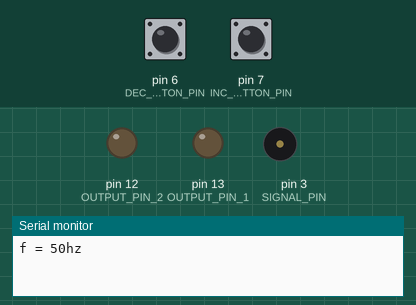
Simulated run of this sketch. Board: Arduino Uno, built with avr-gcc and run on an emulated ATmega328P. On the bench: output pins drawn as LEDs (lit = HIGH), buzzer (waves = sounding), the last lines printed to the serial monitor. The inputs (shaded band) are chosen by the test bench; at power-on: pin 7 (INC_BUTTON_PIN) HIGH, pin 6 (DEC_BUTTON_PIN) HIGH.

Above: at 1.2 s.
1.3 s: pin 7 (INC_BUTTON_PIN) pulled LOW for 0.15 s
At 2.7 s:
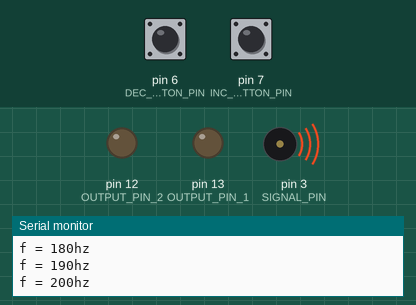
Timing chart, 0 to 4.3 s (numbered marks = the images above; inputs shaded):
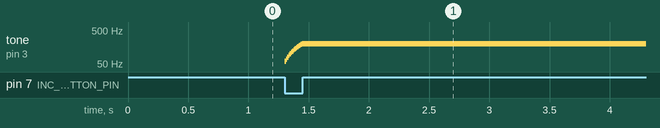

Measured:
- after the input at 1.3 s, tone on pin 3 (SIGNAL_PIN): plays 60 Hz for 0.01 s, 70 Hz for 0.01 s, 80 Hz for 0.01 s, 90 Hz for 0.01 s, 100 Hz for 0.01 s, 110 Hz for 0.01 s … (15 notes in this stretch), starting at once

The sketch:

lowPassFilter.ino
```cpp
// C++ code
//


// initialising buttons
const int INC_BUTTON_PIN = 7;
const int DEC_BUTTON_PIN = 6;


// initialising numbers
const int FREQ_INC = 10;
const int MIN_FREQ = 50;
const int MAX_FREQ = 20000;

// initialising output pins
const int OUTPUT_PIN_1 = 13;
const int OUTPUT_PIN_2 = 12;

const int SIGNAL_PIN = 3; //uses pin for audio, supports PWM


int signalFreq = MIN_FREQ;

void setup()
{

  // outputs
  pinMode(OUTPUT_PIN_1, OUTPUT);
  pinMode(OUTPUT_PIN_2, OUTPUT);

  // button inputs
  pinMode(INC_BUTTON_PIN, INPUT);
  pinMode(DEC_BUTTON_PIN, INPUT);

  //serial
  Serial.begin(115200); //speed of data transfer 115 kb

  Serial.print("\n\rf = ");
  Serial.print(signalFreq);
  Serial.println("hz");

}

void loop()
{
  //Actual function
  if (!digitalRead(INC_BUTTON_PIN)){

    signalFreq += FREQ_INC;

    if(signalFreq>MAX_FREQ){
      signalFreq = MAX_FREQ;
    }

    tone(SIGNAL_PIN, signalFreq);
  	Serial.print("\n\rf = ");
    Serial.print(signalFreq);
    Serial.println("hz");

  }


  if (!digitalRead(DEC_BUTTON_PIN)){

    signalFreq -= FREQ_INC;

    if(signalFreq<MIN_FREQ){
      signalFreq = MIN_FREQ;
    }

    Serial.print("\n\rf = ");
    Serial.print(signalFreq);Serial.println("hz");

  }

  delay(10);

}
```
